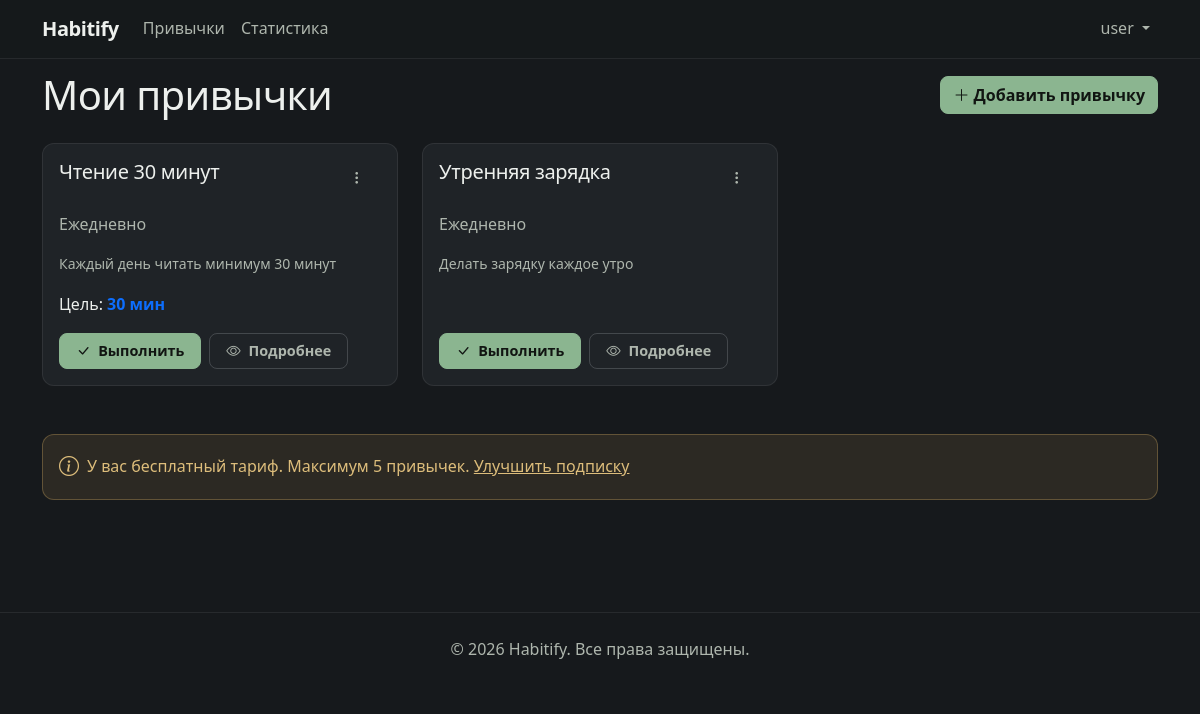
Page /habits (signed in) on the committed database.
### tables this page shows
CREATE TABLE users (
    id INT AUTO_INCREMENT PRIMARY KEY,
    username VARCHAR(50) NOT NULL UNIQUE,
    email VARCHAR(255) NOT NULL UNIQUE,
    password_hash VARCHAR(255) NOT NULL,
    role ENUM('user', 'admin') DEFAULT 'user',
    subscription_type ENUM('free', 'basic', 'premium') DEFAULT 'free',
    is_banned TINYINT(1) DEFAULT 0,
    created_at TIMESTAMP DEFAULT CURRENT_TIMESTAMP,
    updated_at TIMESTAMP DEFAULT CURRENT_TIMESTAMP ON UPDATE CURRENT_TIMESTAMP,
    INDEX idx_email (email),
    INDEX idx_username (username),
    INDEX idx_subscription (subscription_type),
    INDEX idx_role (role)
);

CREATE TABLE habits (
    id INT AUTO_INCREMENT PRIMARY KEY,
    user_id INT NOT NULL,
    title VARCHAR(255) NOT NULL,
    description TEXT,
    type ENUM('boolean', 'quantitative') DEFAULT 'boolean',
    unit VARCHAR(50) DEFAULT NULL,
    target_value DECIMAL(10,2) DEFAULT NULL,
    frequency ENUM('daily', 'weekly', 'custom') DEFAULT 'daily',
    days_of_week JSON DEFAULT NULL,
    time_of_day TIME DEFAULT NULL,
    is_active TINYINT(1) DEFAULT 1,
    created_at TIMESTAMP DEFAULT CURRENT_TIMESTAMP,
    updated_at TIMESTAMP DEFAULT CURRENT_TIMESTAMP ON UPDATE CURRENT_TIMESTAMP,
    FOREIGN KEY (user_id) REFERENCES users(id) ON DELETE CASCADE,
    INDEX idx_user_id (user_id),
    INDEX idx_is_active (is_active)
);

### app/Views/habits/index.php (the view, shortened to what the rows shown need)
<?php
$habits = $habits ?? [];
?>
<div class="page-header">
    <h1>Мои привычки</h1>
</div>
<div class="row" id="habitsList">
    <?php if (empty($habits)): ?>
    <div class="col-12">
        <div class="empty-state">
            <div class="empty-icon">📝</div>
            <h3>Привычки пока отсутствуют</h3>
            <p>Добавьте первую привычку, чтобы начать отслеживание своих целей</p>
            <button class="btn btn-primary" data-bs-toggle="modal" data-bs-target="#createHabitModal">
                <i class="bi bi-plus-lg me-2"></i>Создать привычку
            </button>
        </div>
    </div>
    <?php else: ?>
        <?php foreach ($habits as $habit): ?>
        <div class="col-md-6 col-lg-4 mb-4" data-habit-id="<?= View::escape($habit['id']) ?>">
            <div class="card habit-card">
                <div class="card-body">
                    <div class="d-flex justify-content-between align-items-start mb-3">
                        <h5 class="card-title mb-0"><?= View::escape($habit['title']) ?></h5>
                        <div class="dropdown">
                            <button class="btn btn-sm btn-link text-muted-custom" data-bs-toggle="dropdown">
                                <i class="bi bi-three-dots-vertical"></i>
                            </button>
                        </div>
                    </div>
                    <p class="text-muted-custom mb-3">
                        <?php
                        $freqLabels = ['daily' => 'Ежедневно', 'weekly' => 'Еженедельно', 'custom' => 'По расписанию'];
                        echo $freqLabels[$habit['frequency']] ?? View::escape($habit['frequency']);
                        ?>
                    </p>
                    <?php if (!empty($habit['description'])): ?>
                    <p class="text-muted-custom mb-3 small">
                        <?php
                        $desc = $habit['description'];
                        if (mb_strlen($desc) > 80) {
                            echo View::escape(mb_substr($desc, 0, 80)) . '...';
                        } else {
                            echo View::escape($desc);
                        }
                        ?>
                    </p>
                    <?php endif; ?>
                    <?php if ($habit['type'] === 'quantitative'): ?>
                    <p class="mb-3">
                        Цель: <strong class="text-primary"><?= (int)$habit['target_value'] ?> <?= View::escape($habit['unit'] ?? '') ?></strong>
                    </p>
                    <?php endif; ?>
                    <div class="d-flex justify-content-between align-items-center flex-wrap gap-2">
                        <?php
                        $todayLog = $habit['today_log'] ?? null;
                        $isCompleted = $todayLog && !empty($todayLog['value']);
                        ?>
                        <div class="d-flex gap-2 flex-wrap">
                            <?php if ($isCompleted): ?>
                            <button class="btn btn-outline-danger btn-sm btn-undo-habit" data-id="<?= View::escape($habit['id']) ?>">
                                <i class="bi bi-x-lg me-1"></i> Отменить
                            </button>
                            <?php else: ?>
                            <button class="btn btn-complete-habit btn-sm" data-id="<?= View::escape($habit['id']) ?>">
                                <i class="bi bi-check-lg me-1"></i> Выполнить
                            </button>
                            <?php endif; ?>
                            <a href="/habits/<?= View::escape($habit['id']) ?>" class="btn btn-outline-secondary btn-sm">
                                <i class="bi bi-eye me-1"></i> Подробнее
                            </a>
                        </div>
                    </div>
                </div>
            </div>
        </div>
        <?php endforeach; ?>
    <?php endif; ?>
</div>

### app/Views/layouts/app.php (shortened to what the rows shown need)
<?php
$isLanding = $isLanding ?? false;
$currentUser = $currentUser ?? $user ?? null;
?><!DOCTYPE html>
<html lang="ru">
<head>
    <link href="https://cdn.jsdelivr.net/npm/bootstrap@5.3.0/dist/css/bootstrap.min.css" rel="stylesheet">
    <link rel="stylesheet" href="https://cdn.jsdelivr.net/npm/bootstrap-icons@1.11.0/font/bootstrap-icons.css">
    <link rel="stylesheet" href="/assets/css/style.css">
</head>
<body>
    <nav class="navbar navbar-expand-lg navbar-dark bg-dark">
        <div class="container">
            <div class="collapse navbar-collapse" id="navbarNav">
                <?php if ($isLanding): ?>
                <ul class="navbar-nav ms-auto align-items-center">
                    <li class="nav-item"><a class="nav-link" href="#features">Возможности</a></li>
                    <li class="nav-item"><a class="nav-link" href="#how">Как это работает</a></li>
                    <li class="nav-item"><a class="nav-link" href="#pricing">Тарифы</a></li>
                    <?php if (isset($currentUser) && !empty($currentUser['id'])): ?>
                        <?php if (($currentUser['role'] ?? '') === 'admin'): ?>
                        <li class="nav-item ms-lg-3">
                            <a class="btn btn-outline-light" href="/admin"><i class="bi bi-shield-lock me-1"></i>Админ-панель</a>
                        </li>
                        <li class="nav-item ms-2">
                            <a class="btn btn-primary" href="/logout">Выйти</a>
                        </li>
                        <?php else: ?>
                        <li class="nav-item ms-lg-3">
                            <a class="btn btn-outline-light" href="/habits"><i class="bi bi-grid me-1"></i>Мои привычки</a>
                        </li>
                        <li class="nav-item ms-2">
                            <a class="btn btn-primary" href="/logout">Выйти</a>
                        </li>
                        <?php endif; ?>
                    <?php else: ?>
                    <li class="nav-item ms-lg-3">
                        <a class="btn btn-outline-light" href="/login">Войти</a>
                    </li>
                    <li class="nav-item ms-2">
                        <a class="btn btn-primary" href="/register">Начать бесплатно</a>
                    </li>
                    <?php endif; ?>
                </ul>
                <?php else: ?>
                <ul class="navbar-nav">
                    <?php if (isset($currentUser) && !empty($currentUser['id'])): ?>
                    <li class="nav-item dropdown">
                        <a class="nav-link dropdown-toggle" href="#" id="userDropdown" role="button" data-bs-toggle="dropdown">
                            <?= View::escape($currentUser['username'] ?? $currentUser['email']) ?>
                        </a>
                    </li>
                    <?php endif; ?>
                </ul>
                <?php endif; ?>
            </div>
        </div>
    </nav>
    <main class="<?= $isLanding ? '' : 'container' ?> mt-0">
        <?= $content ?? '' ?>
    </main>
</body>
</html>

### rows in the picture
users: username "user"
habits: title "Чтение 30 минут", frequency "Ежедневно", description "Каждый день читать минимум 30 минут", target_value "30", unit "мин"
habits: title "Утренняя зарядка", frequency "Ежедневно", description "Делать зарядку каждое утро"
